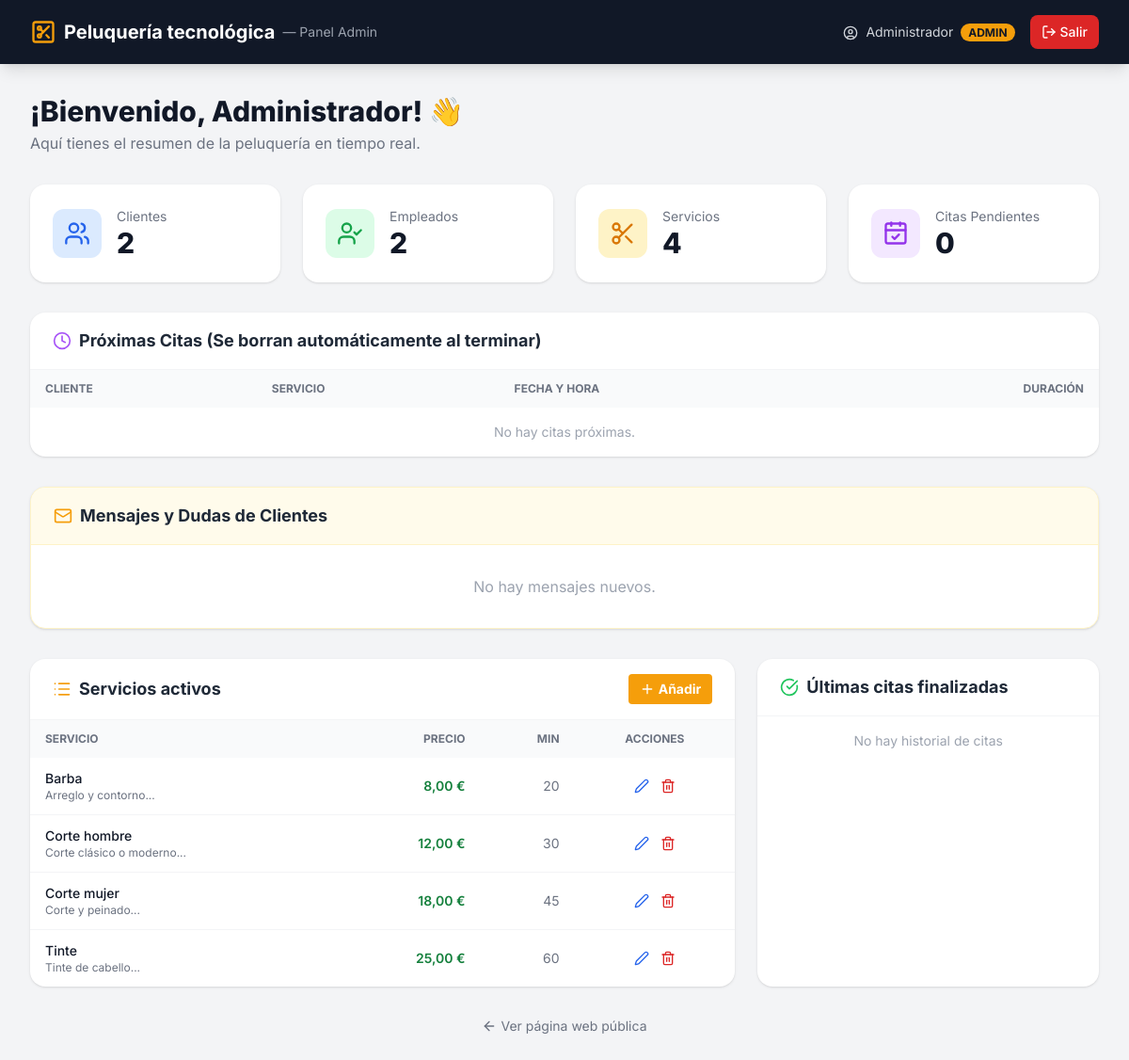
The page /php/panel.php (signed in) on the database its author committed.
### tables this page shows
CREATE TABLE IF NOT EXISTS `servicios` (
  `id_servicio`      BIGINT(20) UNSIGNED NOT NULL AUTO_INCREMENT,
  `nombre`           VARCHAR(120) NOT NULL,
  `descripcion`      TEXT DEFAULT NULL,
  `precio`           DECIMAL(10,2) NOT NULL CHECK (`precio` >= 0),
  `duracion_minutos` SMALLINT(5) UNSIGNED NOT NULL CHECK (`duracion_minutos` > 0),
  `activo`           TINYINT(1)  NOT NULL DEFAULT 1,
  PRIMARY KEY (`id_servicio`),
  UNIQUE KEY `uq_nombre` (`nombre`)
);

### php/panel.php (the view, shortened to what this page needs)
<?php
require_once __DIR__ . '/conexion.php';
$pdo->exec("
    UPDATE reservas_web rw
    JOIN servicios s ON rw.id_servicio = s.id_servicio
    SET rw.estado = 'finalizada'
    WHERE TIMESTAMP(rw.fecha, rw.hora_inicio) < DATE_SUB(NOW(), INTERVAL s.duracion_minutos MINUTE)
    AND rw.estado != 'finalizada'
");
$totalServicios = $pdo->query('SELECT COUNT(*) FROM servicios WHERE activo = 1')->fetchColumn();
$totalClientes = $pdo->query('SELECT COUNT(*) FROM clientes')->fetchColumn();
$totalEmpleados = $pdo->query('SELECT COUNT(*) FROM empleados WHERE activo = 1')->fetchColumn();
$totalCitas = $pdo->query('SELECT COUNT(*) FROM reservas_web')->fetchColumn();
$stmtListaServicios = $pdo->query(
    'SELECT id_servicio, nombre, descripcion, precio, duracion_minutos
     FROM servicios
     WHERE activo = 1
     ORDER BY nombre'
);
$listaServicios = $stmtListaServicios->fetchAll();
$stmtHistorialCitas = $pdo->query(
    "SELECT rw.nombre AS cliente_nombre, rw.fecha, rw.hora_inicio, s.nombre AS servicio_nombre
     FROM reservas_web rw
     JOIN servicios s ON rw.id_servicio = s.id_servicio
     WHERE rw.estado = 'finalizada'
     ORDER BY rw.fecha DESC, rw.hora_inicio DESC
     LIMIT 5"
);
$historialCitas = $stmtHistorialCitas->fetchAll();
$stmtProximasCitas = $pdo->query(
    "SELECT r.id_reserva, r.nombre AS cliente_nombre, r.telefono, r.fecha, r.hora_inicio, s.nombre AS servicio_nombre, s.duracion_minutos
     FROM reservas_web r
     JOIN servicios s ON r.id_servicio = s.id_servicio
     WHERE TIMESTAMP(r.fecha, r.hora_inicio) >= DATE_SUB(NOW(), INTERVAL s.duracion_minutos MINUTE)
     ORDER BY r.fecha ASC, r.hora_inicio ASC
     LIMIT 15"
);
$proximasCitas = $stmtProximasCitas->fetchAll();
try {
    $stmtMensajes = $pdo->query(
        "SELECT id_mensaje, nombre, email, mensaje, fecha_envio
         FROM mensajes_contacto
         ORDER BY fecha_envio DESC"
    );
    $listaMensajes = $stmtMensajes->fetchAll();
} catch (PDOException $e) {
    $listaMensajes = [];
}
?>
<!DOCTYPE html>
<html lang="es">
<head>
    <script src="https://cdn.tailwindcss.com"></script>
</head>
<body class="bg-gray-100 min-h-screen">
    <nav class="bg-gray-900 text-white shadow-lg">
        <div class="max-w-7xl mx-auto px-4 sm:px-6 lg:px-8 py-4 flex justify-between items-center">
            <a href="panel.php" class="flex items-center space-x-2 min-w-0">
                <i data-lucide="scissors-square" class="w-7 h-7 text-amber-500 flex-shrink-0"></i>
                <span class="text-lg sm:text-xl font-bold truncate">Peluquería tecnológica</span>
                <span class="text-gray-400 text-sm ml-2 hidden sm:inline">— Panel Admin</span>
            </a>
            <div class="flex items-center space-x-4">
                <span class="text-gray-300 text-sm hidden sm:block">
                    <i data-lucide="user-circle" class="w-4 h-4 inline mr-1"></i>
                    <?php echo htmlspecialchars($_SESSION['usuario_nombre']); ?>
                    <span class="ml-1 px-2 py-0.5 bg-amber-500 text-gray-900 text-xs rounded-full font-bold">
                        <?php echo htmlspecialchars(strtoupper($_SESSION['usuario_rol'])); ?>
                    </span>
                </span>
                <a href="panel.php?logout=1"
                   class="flex items-center px-3 py-2 rounded-lg bg-red-600 hover:bg-red-500 text-sm font-medium transition"
                   onclick="return confirm('¿Seguro que quieres cerrar sesión?')">
                    <i data-lucide="log-out" class="w-4 h-4 mr-1"></i>
                    Salir
                </a>
            </div>
        </div>
    </nav>
    <main class="max-w-7xl mx-auto px-4 sm:px-6 lg:px-8 py-8">
        <div class="mb-8">
            <h1 class="text-3xl font-extrabold text-gray-900">
                ¡Bienvenido, <?php echo htmlspecialchars($_SESSION['usuario_nombre']); ?>! 👋
            </h1>
            <p class="text-gray-500 mt-1">Aquí tienes el resumen de la peluquería en tiempo real.</p>
        </div>
        <div class="grid grid-cols-2 lg:grid-cols-4 gap-6 mb-8">
            <div class="bg-white rounded-2xl shadow p-6 flex items-center space-x-4">
                <div class="bg-blue-100 p-3 rounded-xl"><i data-lucide="users" class="w-7 h-7 text-blue-600"></i></div>
                <div>
                    <p class="text-sm text-gray-500">Clientes</p>
                    <p class="text-3xl font-extrabold text-gray-900"><?php echo $totalClientes; ?></p>
                </div>
            </div>
            <div class="bg-white rounded-2xl shadow p-6 flex items-center space-x-4">
                <div class="bg-green-100 p-3 rounded-xl"><i data-lucide="user-check" class="w-7 h-7 text-green-600"></i></div>
                <div>
                    <p class="text-sm text-gray-500">Empleados</p>
                    <p class="text-3xl font-extrabold text-gray-900"><?php echo $totalEmpleados; ?></p>
                </div>
            </div>
            <div class="bg-white rounded-2xl shadow p-6 flex items-center space-x-4">
                <div class="bg-amber-100 p-3 rounded-xl"><i data-lucide="scissors" class="w-7 h-7 text-amber-600"></i></div>
                <div>
                    <p class="text-sm text-gray-500">Servicios</p>
                    <p class="text-3xl font-extrabold text-gray-900"><?php echo $totalServicios; ?></p>
                </div>
            </div>
            <div class="bg-white rounded-2xl shadow p-6 flex items-center space-x-4">
                <div class="bg-purple-100 p-3 rounded-xl"><i data-lucide="calendar-check" class="w-7 h-7 text-purple-600"></i></div>
                <div>
                    <p class="text-sm text-gray-500">Citas Pendientes</p>
                    <p class="text-3xl font-extrabold text-gray-900"><?php echo $totalCitas; ?></p>
                </div>
            </div>
        </div>
        <div class="bg-white rounded-2xl shadow overflow-hidden mb-8">
            <div class="px-6 py-4 border-b border-gray-100 flex items-center">
                <i data-lucide="clock" class="w-5 h-5 text-purple-500 mr-2"></i>
                <h2 class="text-lg font-bold text-gray-800">Próximas Citas (Se borran automáticamente al terminar)</h2>
            </div>
            <div class="overflow-x-auto">
                <table class="w-full text-sm text-left">
                    <thead class="bg-gray-50 text-gray-500 uppercase text-xs">
                        <tr>
                            <th class="px-4 py-3">Cliente</th>
                            <th class="px-4 py-3">Servicio</th>
                            <th class="px-4 py-3">Fecha y Hora</th>
                            <th class="px-4 py-3 text-right">Duración</th>
                        </tr>
                    </thead>
                    <tbody class="divide-y divide-gray-100">
                        <?php if (empty($proximasCitas)): ?>
                            <tr><td colspan="4" class="px-4 py-4 text-center text-gray-400">No hay citas próximas.</td></tr>
                        <?php endif; ?>
                    </tbody>
                </table>
            </div>
        </div>
        <div class="bg-white rounded-2xl shadow overflow-hidden mb-8 border border-amber-100">
            <div class="px-6 py-4 border-b border-amber-100 flex items-center bg-amber-50">
                <i data-lucide="mail" class="w-5 h-5 text-amber-500 mr-2"></i>
                <h2 class="text-lg font-bold text-gray-800">Mensajes y Dudas de Clientes</h2>
            </div>
            <div class="divide-y divide-gray-100">
                <?php if (empty($listaMensajes)): ?>
                    <p class="px-6 py-8 text-center text-gray-400">No hay mensajes nuevos.</p>
                <?php endif; ?>
            </div>
        </div>
        <div class="grid lg:grid-cols-3 gap-6">
            <div class="bg-white rounded-2xl shadow overflow-hidden lg:col-span-2">
                <div class="px-6 py-4 border-b border-gray-100 flex items-center justify-between">
                    <div class="flex items-center">
                        <i data-lucide="list" class="w-5 h-5 text-amber-500 mr-2"></i>
                        <h2 class="text-lg font-bold text-gray-800">Servicios activos</h2>
                    </div>
                    <button onclick="abrirModalServicio()" class="bg-amber-500 hover:bg-amber-600 text-white px-3 py-1.5 rounded text-sm font-bold flex items-center transition">
                        <i data-lucide="plus" class="w-4 h-4 mr-1"></i> Añadir
                    </button>
                </div>
                <div class="overflow-x-auto">
                    <table class="w-full text-sm text-left">
                        <thead class="bg-gray-50 text-gray-500 uppercase text-xs">
                            <tr>
                                <th class="px-4 py-3">Servicio</th>
                                <th class="px-4 py-3 text-right">Precio</th>
                                <th class="px-4 py-3 text-right">Min</th>
                                <th class="px-4 py-3 text-center">Acciones</th>
                            </tr>
                        </thead>
                        <tbody class="divide-y divide-gray-100">
                            <?php if (empty($listaServicios)): ?>
                                <tr><td colspan="4" class="px-4 py-4 text-center text-gray-400">Sin servicios en la BD</td></tr>
                            <?php else: ?>
                                <?php foreach ($listaServicios as $servicio): ?>
                                    <tr class="hover:bg-gray-50 transition">
                                        <td class="px-4 py-3 font-medium text-gray-900">
                                            <?php echo htmlspecialchars($servicio['nombre']); ?>
                                            <p class="text-xs text-gray-500 font-normal"><?php echo htmlspecialchars(substr($servicio['descripcion'], 0, 50)); ?>...</p>
                                        </td>
                                        <td class="px-4 py-3 text-right text-green-700 font-semibold">
                                            <?php echo number_format($servicio['precio'], 2, ',', '.'); ?> €
                                        </td>
                                        <td class="px-4 py-3 text-right text-gray-500">
                                            <?php echo $servicio['duracion_minutos']; ?>
                                        </td>
                                        <td class="px-4 py-3 text-center">
                                            <button onclick='abrirModalServicio(<?php echo json_encode($servicio); ?>)' class="text-blue-600 hover:text-blue-800 p-1 rounded transition" title="Editar">
                                                <i data-lucide="edit-2" class="w-4 h-4"></i>
                                            </button>
                                            <form method="POST" action="panel.php" class="inline-block" onsubmit="return confirm('¿Seguro que deseas eliminar este servicio? Si ya tiene citas, se marcará como inactivo.');">
                                                <button type="submit" class="text-red-600 hover:text-red-800 p-1 rounded transition" title="Borrar">
                                                    <i data-lucide="trash-2" class="w-4 h-4"></i>
                                                </button>
                                            </form>
                                        </td>
                                    </tr>
                                <?php endforeach; ?>
                            <?php endif; ?>
                        </tbody>
                    </table>
                </div>
            </div>
            <div class="bg-white rounded-2xl shadow overflow-hidden">
                <div class="px-6 py-4 border-b border-gray-100 flex items-center">
                    <i data-lucide="check-circle" class="w-5 h-5 text-green-500 mr-2"></i>
                    <h2 class="text-lg font-bold text-gray-800">Últimas citas finalizadas</h2>
                </div>
                <div class="divide-y divide-gray-100">
                    <?php if (empty($historialCitas)): ?>
                        <p class="px-6 py-4 text-center text-gray-400 text-sm">No hay historial de citas</p>
                    <?php endif; ?>
                </div>
            </div>
        </div>
        <div class="mt-8 text-center">
            <a href="/" class="inline-flex items-center text-sm text-gray-500 hover:text-gray-700 transition">
                <i data-lucide="arrow-left" class="w-4 h-4 mr-1"></i> Ver página web pública
            </a>
        </div>
    </main>
</body>
</html>

### php/panel.php (style rules this page uses)
body { font-family: 'Inter', sans-serif; }

### rows shown on the page
servicios: nombre "Barba", descripcion "Arreglo y contorno", precio "8,00", duracion_minutos "20"
servicios: nombre "Corte hombre", descripcion "Corte clásico o moderno", precio "12,00", duracion_minutos "30"
servicios: nombre "Corte mujer", descripcion "Corte y peinado", precio "18,00", duracion_minutos "45"
servicios: nombre "Tinte", descripcion "Tinte de cabello", precio "25,00", duracion_minutos "60"

### other values the page prints
$_SESSION['usuario_nombre'] "Administrador"
$_SESSION['usuario_rol'] "ADMIN"
$totalClientes "2"
$totalEmpleados "2"
$totalServicios "4"
$totalCitas "0"
